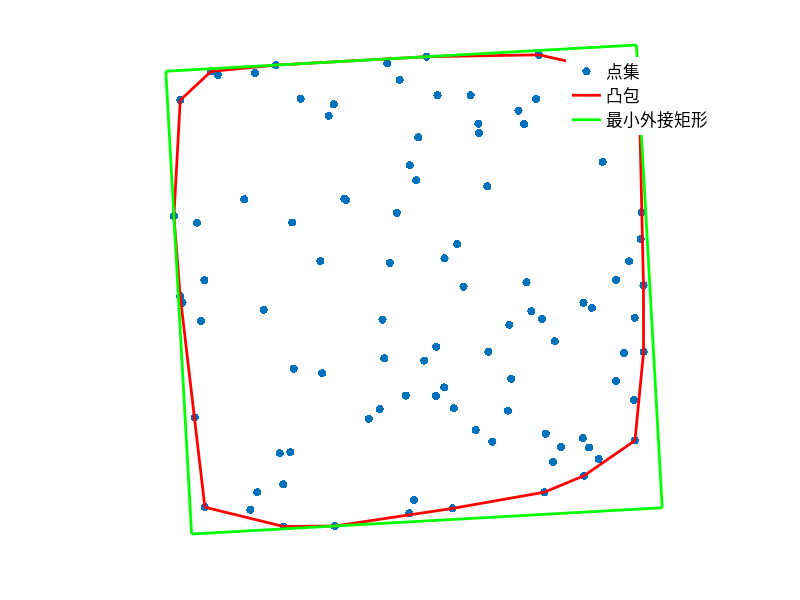

MATLAB code for this plot:
% 清空环境
clc; clear; close all;

% 生成随机点
N = 100;
points = rand(N, 2);

% 计算凸包
k = convhull(points(:, 1), points(:, 2));

% 提取凸包顶点
hull_points = points(k, :);

% 初始化最小面积和矩形
min_area = inf;
min_rect = [];

% 计算凸包边数
num_edges = length(k);

% 旋转卡壳
for i = 1:num_edges - 1
    % 当前边
    edge = hull_points(i + 1, :) - hull_points(i, :);
    
    % 单位向量
    unit_edge = edge / norm(edge);
    
    % 垂直向量
    perp_edge = [-unit_edge(2), unit_edge(1)];
    
    % 旋转矩阵
    R = [unit_edge; perp_edge];
    
    % 投影到旋转坐标系
    proj = hull_points * R';
    
    % 计算最小外接矩形
    min_x = min(proj(:, 1));
    max_x = max(proj(:, 1));
    min_y = min(proj(:, 2));
    max_y = max(proj(:, 2));
    
    % 矩形顶点在旋转坐标系中的坐标
    rect = [min_x, min_y;
            max_x, min_y;
            max_x, max_y;
            min_x, max_y];
    
    % 转换到原始坐标系
    rect = rect * R;
    
    % 计算矩形面积
    area = (max_x - min_x) * (max_y - min_y);
    
    % 更新最小面积矩形
    if area < min_area
        min_area = area;
        min_rect = rect;
    end
end

% 绘制点
fig = figure;
scatter(points(:, 1), points(:, 2), 'filled', 'b');
hold on;

% 绘制凸包
plot(hull_points(:, 1), hull_points(:, 2), 'r-', 'LineWidth', 2);

% 绘制最小外接矩形
plot([min_rect(:, 1); min_rect(1, 1)], [min_rect(:, 2); min_rect(1, 2)], 'g-', 'LineWidth', 2);

% 设置图形属性
axis equal;
axis off
xlabel('X');
ylabel('Y');
legend('点集', '凸包', '最小外接矩形', 'box', 'off', 'fontSize', 12);
hold off;
exportgraphics(gcf, "figure/f19.png", 'Resolution', 600);